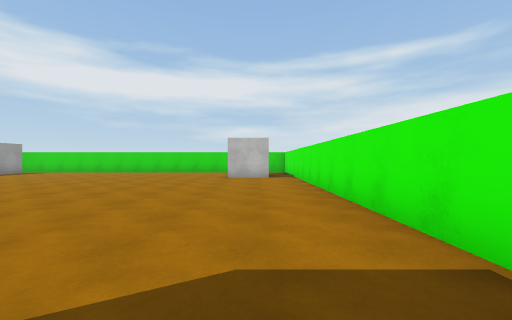
[1] (above)

16 first-person views from a walk through a 3-D level made in the Unity game engine. The camera is 1.3 m above the floor, looks level and sees 90° across. The floor is counted in squares, 2 m on a side. Each view is taken from the middle of a square. On the plan, view 1 faces up. The plan holds only what a view shows up to about 9 squares ahead; the rest is blank. The player character is not drawn. Surface patterns are stand-ins for the level's own textures.

[2]
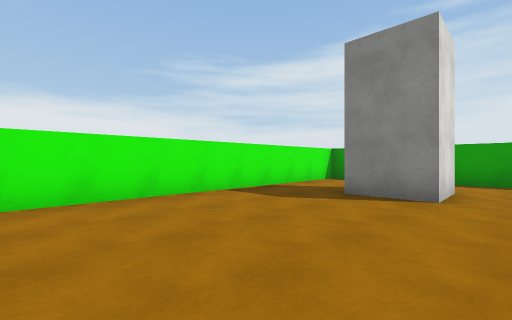

[3]
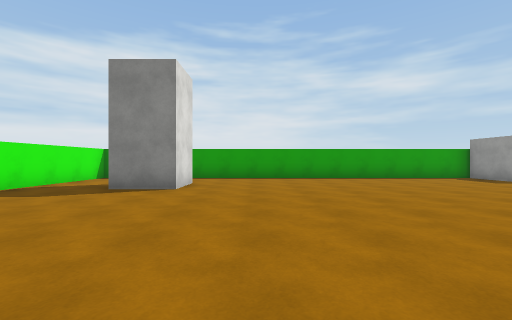

[4]
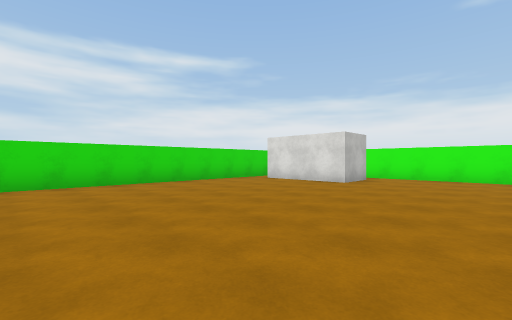

[5]
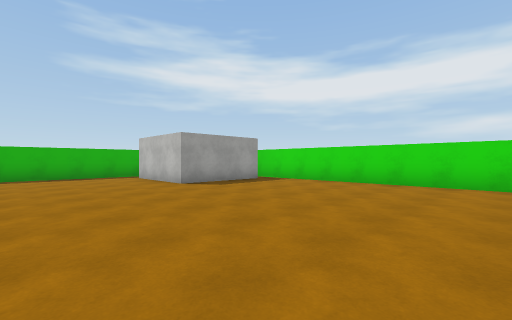

[6]
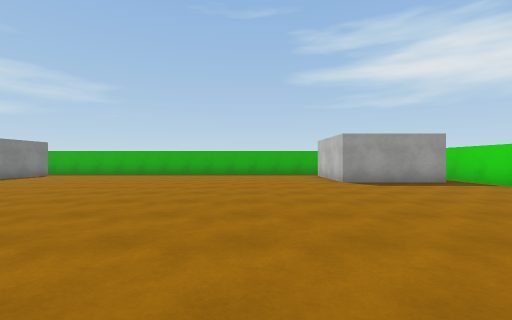

[7]
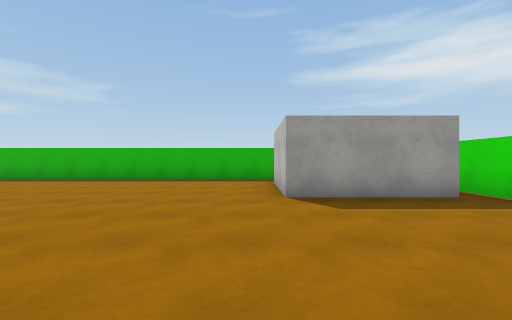

[8]
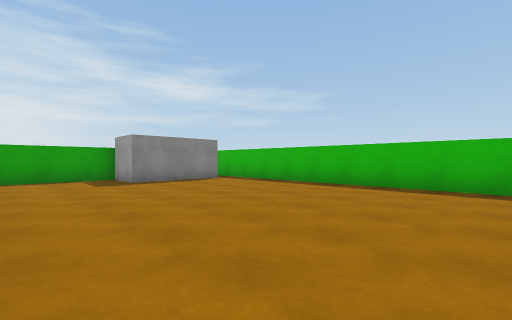

[9]
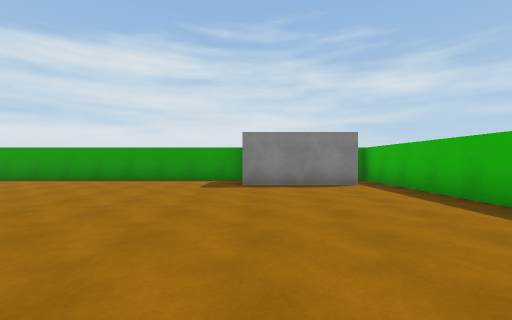

[10]
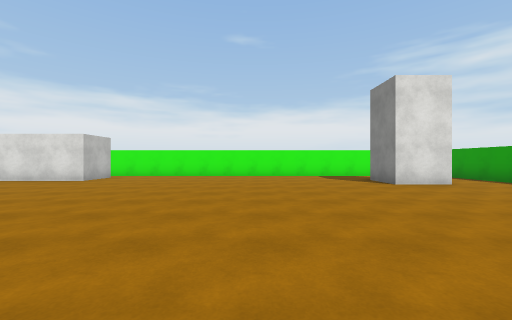

[11]
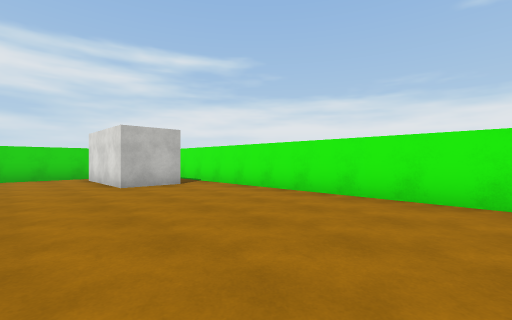

[12]
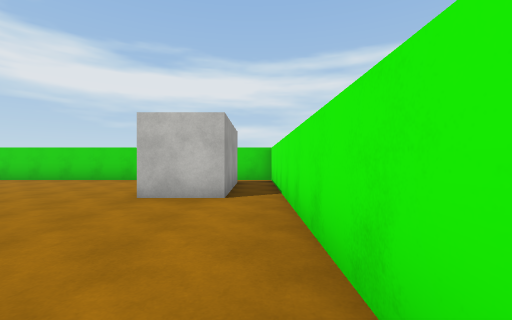

[13]
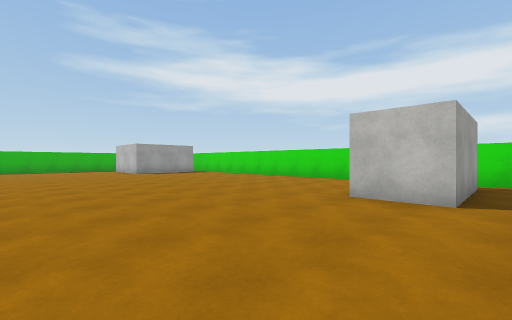

[14]
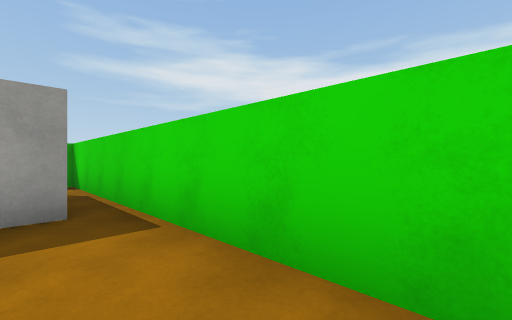

[15]
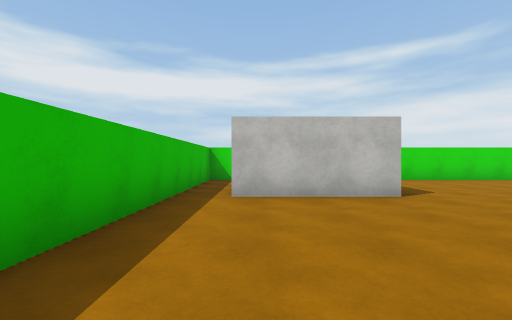

[16]
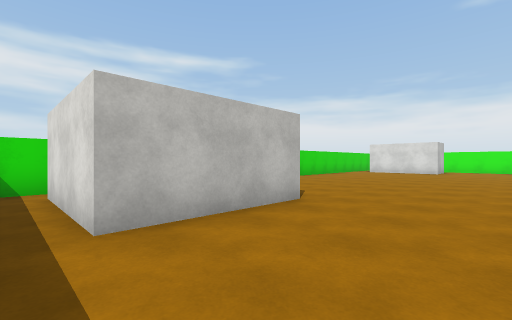

### Floor plan
Points are (right, up) in squares from view 1. A wall is a line through its corners. A room is listed if a view was taken in it or the views show most of it. See-through windows are left out.
Room 1 (view 1)
walls: (-2.5, -3.3) (1.5, -3.3) (1.5, 0.4)
ways out: opening at (-1.5, -2.5) to room 2; opening at (0.5, -0.5) to room 2
Room 2 (views 2, 3, 4, 5, 6, 7, 8, 9, 10, 11, 12, 13, 14, 15, 16)
walls: (-1, 9.2) (-1, 12.4); (-2.2, -1.2) (-2.2, 0.3) (-0.6, 0.3); (0.5, 9.5) (-1.1, 9.5); (-11.4, 12.6) (-11.4, 9.5) (-14.4, 9.5); (-15.5, 9.6) (-15.5, -3.2); (1.5, 0.4) (1.5, 13); (-14.8, -1.6) (-11.7, -1.6) (-11.7, -3.3) (-2.5, -3.3); (0.5, 12.4) (0.5, 9.2); (1.5, 13.3) (-14.5, 13.3)
ways out: opening at (-1.5, -2.5) to room 1; opening at (0.5, -0.5) to room 1; opening at (-15, 9) to room 3; opening at (-14, 13) to room 3
Room 3 (no view inside)
walls: (-14.5, 13.3) (-15.5, 13.3) (-15.5, 9.6); (-14.4, 9.5) (-14.4, 12.5)
ways out: opening at (-15, 9) to room 2; opening at (-14, 13) to room 2

Where each view was taken, in squares from view 1:
view 1: 0 up, 0 right, facing up
view 2: 5 up, 3 left, facing down-right
view 3: 6 up, 4 left, facing down
view 4: 6 up, 8 left, facing up-right
view 5: 6 up, 5 left, facing up-left
view 6: 7 up, 4 left, facing left
view 7: 9 up, 7 left, facing left
view 8: 6 up, 9 left, facing down-left
view 9: 5 up, 12 left, facing down
view 10: 4 up, 9 left, facing right
view 11: 3 up, 3 left, facing up-right
view 12: 5 up, 1 right, facing up
view 13: 5 up, 1 right, facing up-left
view 14: 12 up, 8 left, facing up-left
view 15: 5 up, 14 left, facing up
view 16: 7 up, 15 left, facing up-right
